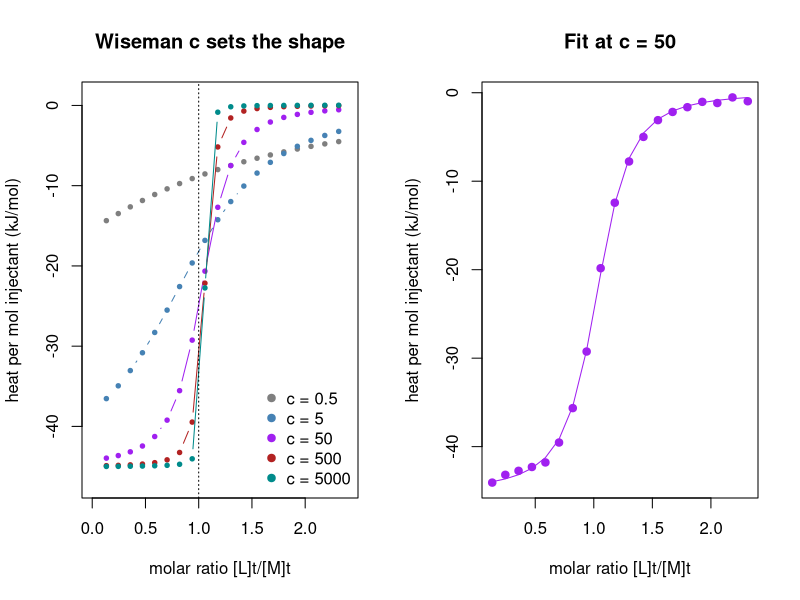

This chart was generated by the following R code:
# Isothermal titration calorimetry of 1:1 binding: simulated isotherms for several Wiseman c values
# and a nonlinear least-squares fit of n, Ka and dH (overflow-cell model, displaced-volume correction).
set.seed(0)
V0 <- 200e-6                       # cell volume, L
dv <- c(0.4e-6, rep(2.0e-6, 19))   # injection volumes, L
M0 <- 20e-6                        # macromolecule in the cell, M
L0 <- 220e-6                       # ligand in the syringe, M

concentrations <- function(M0, L0) {
  v <- cumsum(dv)
  list(Mt = M0 * (1 - v / (2 * V0)) / (1 + v / (2 * V0)),
       Lt = L0 * (v / V0) * (1 - v / (2 * V0)))
}

bound <- function(Mt, Lt, n, Ka) {
  s <- n * Mt + Lt + 1 / Ka
  (s - sqrt(s^2 - 4 * n * Mt * Lt)) / 2
}

# heat of each injection in microjoules (dH in kJ/mol)
heats <- function(n, Ka, dH) {
  cc <- concentrations(M0, L0)
  Q <- V0 * dH * 1e3 * bound(cc$Mt, cc$Lt, n, Ka) * 1e6
  Qprev <- c(0, Q[-length(Q)])
  Q - Qprev + dv / V0 * (Q + Qprev) / 2
}

cc <- concentrations(M0, L0)
ratio <- cc$Lt / cc$Mt
norm <- 1 / (dv * L0 * 1e6) / 1e3   # converts uJ per injection to kJ per mol of injectant
n_true <- 1; dH_true <- -45

par(mfrow = c(1, 2))
cols <- c("gray50", "steelblue", "purple", "firebrick", "darkcyan")
cs <- c(0.5, 5, 50, 500, 5000)
plot(NA, xlim = c(0, 2.4), ylim = c(-47, 1), xlab = "molar ratio [L]t/[M]t",
     ylab = "heat per mol injectant (kJ/mol)", main = "Wiseman c sets the shape")
for (k in seq_along(cs)) {
  Ka <- cs[k] / (n_true * M0)
  q <- heats(n_true, Ka, dH_true) * norm
  lines(ratio[-1], q[-1], type = "b", pch = 19, cex = 0.6, col = cols[k])
}
abline(v = 1, lty = 3)
legend("bottomright", legend = paste("c =", cs), col = cols, pch = 19, bty = "n")

# fit the c = 50 experiment with Gaussian noise of 0.15 uJ (the first injection is discarded)
Ka50 <- 50 / (n_true * M0)
y <- heats(n_true, Ka50, dH_true) + rnorm(length(dv), 0, 0.15)
d <- data.frame(i = seq_along(dv), y = y)[-1, ]
fit <- nls(y ~ heats(n, 10^logK, dH)[i], data = d,
           start = list(n = 0.9, logK = log10(Ka50) - 0.5, dH = -35))
print(summary(fit))
est <- coef(fit)
cat(sprintf("Kd = %.0f nM (true %.0f nM)\n", 1e9 / 10^est["logK"], 1e9 / Ka50))

plot(ratio[-1], d$y * norm[-1], pch = 19, col = "purple", xlab = "molar ratio [L]t/[M]t",
     ylab = "heat per mol injectant (kJ/mol)", main = "Fit at c = 50")
lines(ratio[-1], heats(est["n"], 10^est["logK"], est["dH"])[-1] * norm[-1], col = "purple")
